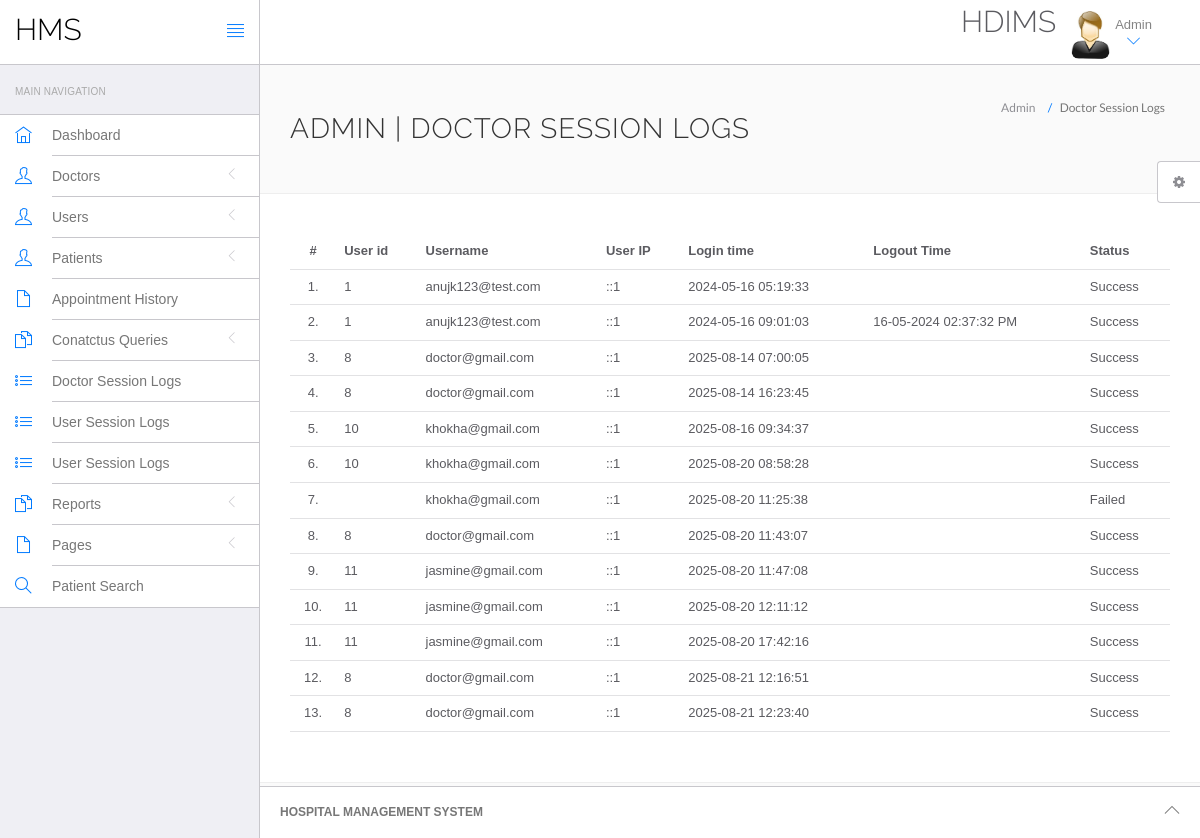
The page /hms/admin/doctor-logs.php (signed in) on the database its author committed.
### tables this page shows
CREATE TABLE `doctorslog` (
  `id` int(11) NOT NULL,
  `uid` int(11) DEFAULT NULL,
  `username` varchar(255) DEFAULT NULL,
  `userip` binary(16) DEFAULT NULL,
  `loginTime` timestamp NULL DEFAULT current_timestamp(),
  `logout` varchar(255) DEFAULT NULL,
  `status` int(11) DEFAULT NULL
);

### hms/admin/doctor-logs.php (the view, shortened to what this page needs)
<?php
include('include/config.php');
if(strlen($_SESSION['id']==0)) {
 header('location:logout.php');
  } else{
?>
<!DOCTYPE html>
<html lang="en">
	<head>
		<link rel="stylesheet" href="vendor/bootstrap/css/bootstrap.min.css">
		<link rel="stylesheet" href="vendor/fontawesome/css/font-awesome.min.css">
		<link rel="stylesheet" href="vendor/themify-icons/themify-icons.min.css">
		<link href="vendor/animate.css/animate.min.css" rel="stylesheet" media="screen">
		<link href="vendor/perfect-scrollbar/perfect-scrollbar.min.css" rel="stylesheet" media="screen">
		<link href="vendor/switchery/switchery.min.css" rel="stylesheet" media="screen">
		<link href="vendor/bootstrap-touchspin/jquery.bootstrap-touchspin.min.css" rel="stylesheet" media="screen">
		<link href="vendor/select2/select2.min.css" rel="stylesheet" media="screen">
		<link href="vendor/bootstrap-datepicker/bootstrap-datepicker3.standalone.min.css" rel="stylesheet" media="screen">
		<link href="vendor/bootstrap-timepicker/bootstrap-timepicker.min.css" rel="stylesheet" media="screen">
		<link rel="stylesheet" href="assets/css/styles.css">
		<link rel="stylesheet" href="assets/css/plugins.css">
		<link rel="stylesheet" href="assets/css/themes/theme-1.css" id="skin_color" />
	</head>
	<body>
		<div id="app">
<?php include('include/sidebar.php');?>
			<div class="app-content">
					<?php include('include/header.php');?>
				<div class="main-content" >
					<div class="wrap-content container" id="container">
						<section id="page-title">
							<div class="row">
								<div class="col-sm-8">
									<h1 class="mainTitle">Admin  | Doctor Session Logs</h1>
																	</div>
								<ol class="breadcrumb">
									<li>
										<span>Admin </span>
									</li>
									<li class="active">
										<span>Doctor Session Logs</span>
									</li>
								</ol>
							</div>
						</section>
						<div class="container-fluid container-fullw bg-white">
									<div class="row">
								<div class="col-md-12">
									<table class="table table-hover" id="sample-table-1">
										<thead>
											<tr>
												<th class="center">#</th>
												<th class="hidden-xs">User id</th>
												<th>Username</th>
												<th>User IP</th>
												<th>Login time</th>
												<th>Logout Time </th>
												<th> Status </th>
											</tr>
										</thead>
										<tbody>
<?php
$sql=mysqli_query($con,"select * from doctorslog ");
$cnt=1;
while($row=mysqli_fetch_array($sql))
{
?>
											<tr>
												<td class="center"><?php echo $cnt;?>.</td>
												<td class="hidden-xs"><?php echo $row['uid'];?></td>
												<td class="hidden-xs"><?php echo $row['username'];?></td>
												<td><?php echo $row['userip'];?></td>
												<td><?php echo $row['loginTime'];?></td>
												<td><?php echo $row['logout'];?>
												</td>
												<td>
<?php if($row['status']==1)
{
	echo "Success";
}
else
{
	echo "Failed";
}?>
</td>
											</tr>
											<?php
$cnt=$cnt+1;
											 }?>
										</tbody>
									</table>
								</div>
							</div>
								</div>
					</div>
				</div>
			</div>
	<?php include('include/footer.php');?>
	<?php include('include/setting.php');?>
		</div>
	</body>
</html>
<?php } ?>

### hms/admin/assets/css/themes/theme-1.css (style rules this page uses)
body { background: #FAFAFA; }

### rows shown on the page
doctorslog: uid "1", username "anujk123@test.com", userip "::1", loginTime "2024-05-16 05:19:33", status "Success"
doctorslog: uid "1", username "anujk123@test.com", userip "::1", loginTime "2024-05-16 09:01:03", logout "16-05-2024 02:37:32 PM", status "Success"
doctorslog: uid "8", username "doctor@gmail.com", userip "::1", loginTime "2025-08-14 07:00:05", status "Success"
doctorslog: uid "8", username "doctor@gmail.com", userip "::1", loginTime "2025-08-14 16:23:45", status "Success"
doctorslog: uid "10", username "khokha@gmail.com", userip "::1", loginTime "2025-08-16 09:34:37", status "Success"
doctorslog: uid "10", username "khokha@gmail.com", userip "::1", loginTime "2025-08-20 08:58:28", status "Success"
doctorslog: username "khokha@gmail.com", userip "::1", loginTime "2025-08-20 11:25:38", status "Failed"
doctorslog: uid "8", username "doctor@gmail.com", userip "::1", loginTime "2025-08-20 11:43:07", status "Success"
doctorslog: uid "11", username "jasmine@gmail.com", userip "::1", loginTime "2025-08-20 11:47:08", status "Success"
doctorslog: uid "11", username "jasmine@gmail.com", userip "::1", loginTime "2025-08-20 12:11:12", status "Success"
doctorslog: uid "11", username "jasmine@gmail.com", userip "::1", loginTime "2025-08-20 17:42:16", status "Success"
doctorslog: uid "8", username "doctor@gmail.com", userip "::1", loginTime "2025-08-21 12:16:51", status "Success"
doctorslog: uid "8", username "doctor@gmail.com", userip "::1", loginTime "2025-08-21 12:23:40", status "Success"
